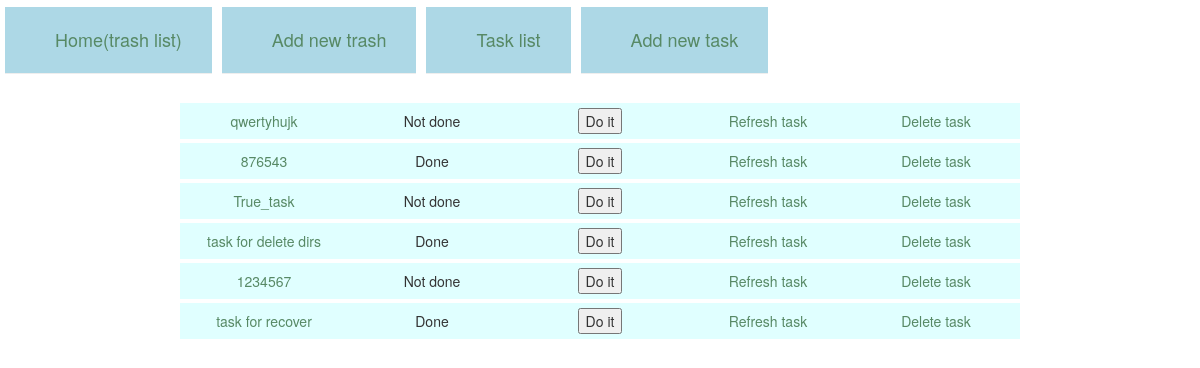
The page /task_list/ on the database as committed earlier.
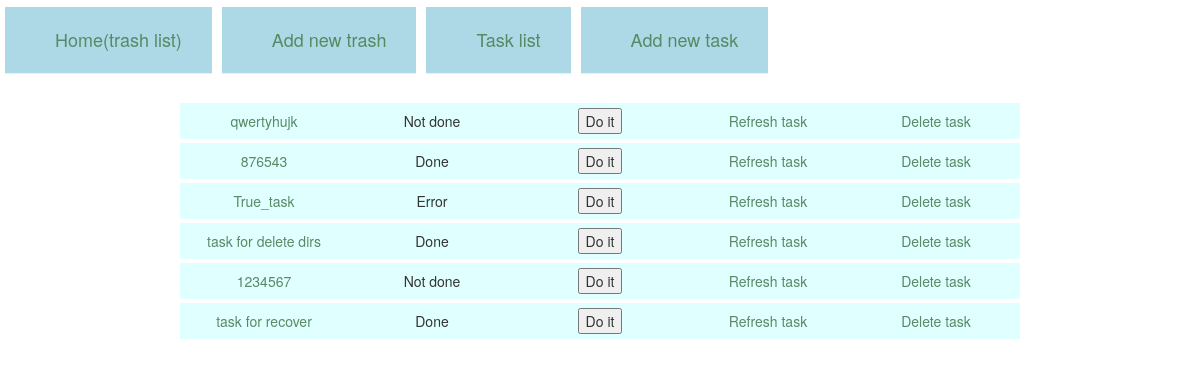
The same page on the database as committed later.
### trashes/models.py (models this page shows, shortened)
class TaskToDo(models.Model):
    name = models.CharField(max_length=256, default=' ')
    file_path = models.CharField(max_length=256, default=' ')
    trash = models.ForeignKey(Trash, default=None)
    force = models.BooleanField(default=False)
    dry_run = models.BooleanField(default=False)
    silent = models.BooleanField(default=False)
    tasks = (
        ('delete by regex', 'delete by regex'),
        ('delete by filename', 'delete by filename'),
        ('recover all trash', 'recover all trash'),
        ('clear all trash', 'clear all trash'),
        ('remove files from trash', 'remove files from trash'),
        ('recover files from trash', 'recover files from trash'),
        ('remove files from trash by regex', 'remove files from trash by regex'),
        ('recover files from trash by regex', 'recover files from trash by regex')
    )
    file_task = models.CharField(max_length=256, choices=tasks, default=None)
    regular = models.CharField(max_length=256, default=' ')
    info_path = models.CharField(max_length=256, default=' ')
    maximum_size = models.PositiveIntegerField(default=1000)
    maximum_time = models.PositiveIntegerField(default=7)
    NOTDONE = 'Not done'
    INPROCESS = 'In process'
    WAITING = 'Waiting'
    DONE = 'Done'
    ERROR = 'Error'
    task_process_choices = (
        (NOTDONE, 'Not done'),
        (INPROCESS, 'In process'),
        (WAITING, 'Waiting'),
        (DONE, 'Done'),
        (ERROR, 'Error'),
    )
    task_process = models.CharField(
        max_length=256,
        choices=task_process_choices,
        default=NOTDONE,
    )
    class Meta:
        db_table = 'task'

### trashes/views.py (the view)
# urls.py: url(r'^task_list/$', views.TaskList.as_view(), name='task_list'),
class TaskList(ListView):
    template_name = 'task_list.html'
    model = TaskToDo

### templates/task_list.html
{% extends 'base.html' %}
{% block content %}
<table >
        <tbody>
            <tr>
             <td ><div class="page-header"><a href={% url 'main' %}>Home(trash list)</a></div></td>
            <td ><div class="page-header"><a href={% url 'add_trash' %}>Add new trash</a></div></td>
            <td ><div class="page-header"><a href={% url 'task_list'%}>Task list</a></div></td>
            <td ><div class="page-header"><a href={% url 'add_task'%}>Add new task</a></div></td>
            </tr>
        </tbody>
    </table>
 {% if tasktodo_list %}
{% for obj in tasktodo_list %}
    <table style="margin-left: auto; margin-right: auto; background-color: #E0FFFF" width= 70%>
    <tbody>
        <tr>
            <td style="width: 100px; text-align: center"><div><a href={% url 'refresh_task' pk=obj.pk %}>{{ obj.name }}</a></div></td>
            <td style="width: 100px; text-align: center"><div>{{ obj.task_process }}</div></td>
            <td style="width: 100px; text-align: center">
             {% if obj.task_process != obj.WAITING %}
                 {% if obj.task_process != obj.INPROCESS %}
                    <form action="{% url 'do_the_task' pk=obj.pk %}" method="post">{% csrf_token %}
                        <input type="submit" value="Do it">
                    </form>
                 {% endif %}
            {% endif %}
            </td>
            <td style="width: 100px; text-align: center"><div><a href={% url 'refresh_task' pk=obj.pk %}>Refresh task</a></div></td>
            <td style="width: 100px; text-align: center"><div><a href={% url 'delete_task' pk=obj.pk %}>Delete task</a></div></td>
        </tr>
    </tbody>
    </table>
{% endfor %}
{% else %}
<p> task is done</p>
{% endif %}
{% endblock %}

Rows that differ between the two databases and show on the page:
changed TaskToDo "True_task": task_process "Not done" → "Error"
